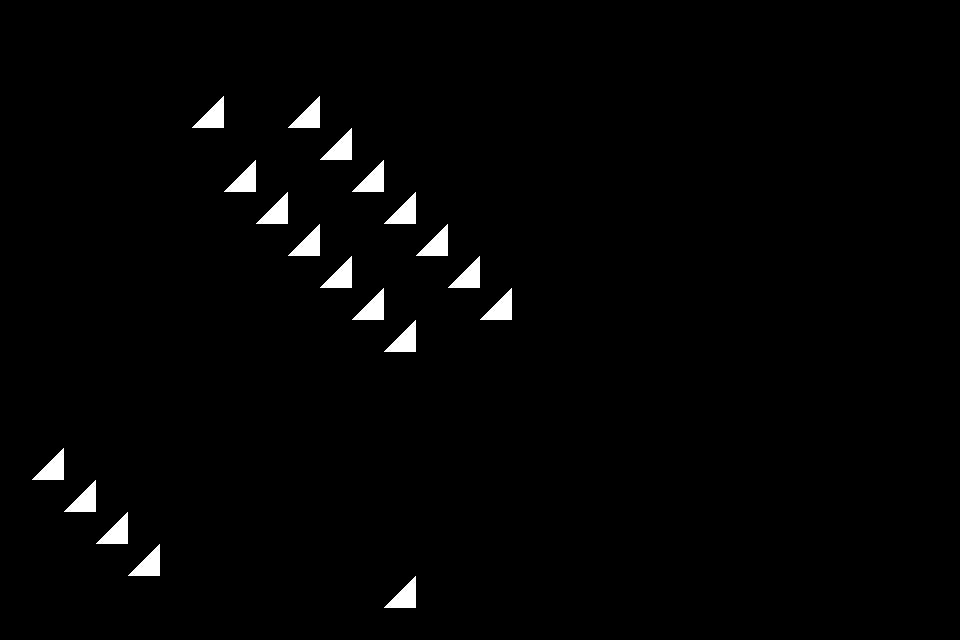

This is a level from a 2D game, rendered from its Tiled map with the project's own tilesets. A one-line summary and the map file follow, with tile-layer data summarised:
An orthogonal 30x20 tile map with 32x32 px tiles, 1 tile layer (Tile Layer 1), 2 tilesets.

<map version="1.10" tiledversion="1.12.2" orientation="orthogonal" renderorder="right-down" width="30" height="20" tilewidth="32" tileheight="32" infinite="0" nextlayerid="2" nextobjectid="1">
 <editorsettings>
  <export target="p_start_map.bin" format="rawbin" />
 </editorsettings>
 <tileset firstgid="1" source="t1.tsx" />
 <tileset firstgid="17" source="physics_tiles.tsx" />
 <layer id="1" name="Tile Layer 1" width="30" height="20">
  <data>[600 cells, 600 non-empty, 6 distinct tile ids]</data>
 </layer>
</map>
